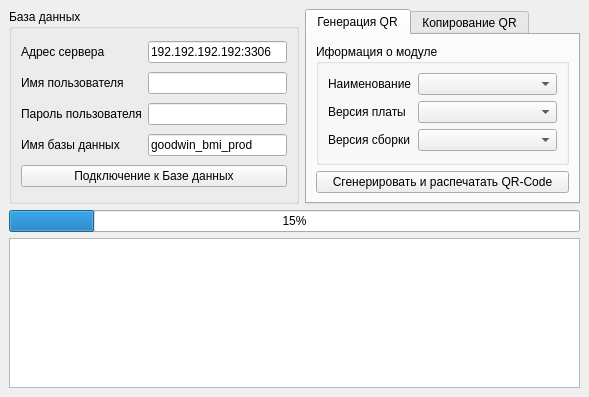
<?xml version="1.0" encoding="UTF-8"?>
<ui version="4.0">
 <class>PrintQR</class>
 <widget class="QMainWindow" name="PrintQR">
  <property name="geometry">
   <rect>
    <x>0</x>
    <y>0</y>
    <width>589</width>
    <height>385</height>
   </rect>
  </property>
  <property name="windowTitle">
   <string>QRprint</string>
  </property>
  <property name="autoFillBackground">
   <bool>false</bool>
  </property>
  <property name="iconSize">
   <size>
    <width>24</width>
    <height>24</height>
   </size>
  </property>
  <widget class="QWidget" name="centralwidget">
   <layout class="QGridLayout" name="gridLayout">
    <item row="0" column="0">
     <widget class="QGroupBox" name="GroupBD">
      <property name="minimumSize">
       <size>
        <width>290</width>
        <height>180</height>
       </size>
      </property>
      <property name="maximumSize">
       <size>
        <width>16777215</width>
        <height>250</height>
       </size>
      </property>
      <property name="font">
       <font>
        <weight>50</weight>
        <bold>false</bold>
       </font>
      </property>
      <property name="title">
       <string>База данных</string>
      </property>
      <property name="flat">
       <bool>false</bool>
      </property>
      <property name="checkable">
       <bool>false</bool>
      </property>
      <property name="checked">
       <bool>false</bool>
      </property>
      <layout class="QGridLayout" name="gridLayout_6">
       <item row="0" column="0">
        <widget class="QLabel" name="LabelHost">
         <property name="text">
          <string>Адрес сервера</string>
         </property>
        </widget>
       </item>
       <item row="0" column="1">
        <widget class="QLineEdit" name="InputHost">
         <property name="minimumSize">
          <size>
           <width>100</width>
           <height>0</height>
          </size>
         </property>
         <property name="text">
          <string>192.192.192.192:3306</string>
         </property>
        </widget>
       </item>
       <item row="1" column="0">
        <widget class="QLabel" name="LabelUser">
         <property name="text">
          <string>Имя пользователя</string>
         </property>
        </widget>
       </item>
       <item row="1" column="1">
        <widget class="QLineEdit" name="InputUser">
         <property name="minimumSize">
          <size>
           <width>100</width>
           <height>0</height>
          </size>
         </property>
        </widget>
       </item>
       <item row="2" column="0">
        <widget class="QLabel" name="LabelPass">
         <property name="text">
          <string>Пароль пользователя</string>
         </property>
        </widget>
       </item>
       <item row="2" column="1">
        <widget class="QLineEdit" name="InputPass">
         <property name="sizePolicy">
          <sizepolicy hsizetype="Expanding" vsizetype="Fixed">
           <horstretch>0</horstretch>
           <verstretch>0</verstretch>
          </sizepolicy>
         </property>
         <property name="minimumSize">
          <size>
           <width>100</width>
           <height>0</height>
          </size>
         </property>
         <property name="text">
          <string/>
         </property>
        </widget>
       </item>
       <item row="3" column="0">
        <widget class="QLabel" name="LabelBD">
         <property name="text">
          <string>Имя базы данных</string>
         </property>
        </widget>
       </item>
       <item row="3" column="1">
        <widget class="QLineEdit" name="InputBD">
         <property name="minimumSize">
          <size>
           <width>110</width>
           <height>0</height>
          </size>
         </property>
         <property name="autoFillBackground">
          <bool>false</bool>
         </property>
         <property name="text">
          <string>goodwin_bmi_prod</string>
         </property>
         <property name="frame">
          <bool>true</bool>
         </property>
         <property name="dragEnabled">
          <bool>false</bool>
         </property>
         <property name="readOnly">
          <bool>true</bool>
         </property>
        </widget>
       </item>
       <item row="4" column="0" colspan="2">
        <widget class="QPushButton" name="ConnectBD">
         <property name="text">
          <string>Подключение к Базе данных</string>
         </property>
        </widget>
       </item>
      </layout>
     </widget>
    </item>
    <item row="0" column="1">
     <widget class="QTabWidget" name="TabsQR">
      <property name="currentIndex">
       <number>0</number>
      </property>
      <widget class="QWidget" name="TabGeneraton">
       <attribute name="title">
        <string>Генерация QR</string>
       </attribute>
       <layout class="QGridLayout" name="gridLayout_3">
        <item row="1" column="0">
         <widget class="QPushButton" name="PushGenPrintQR">
          <property name="text">
           <string>Сгенерировать и распечатать QR-Code</string>
          </property>
         </widget>
        </item>
        <item row="0" column="0">
         <widget class="QGroupBox" name="GroupMod">
          <property name="title">
           <string>Иформация о модуле</string>
          </property>
          <layout class="QFormLayout" name="formLayout_2">
           <item row="0" column="0">
            <widget class="QLabel" name="LabelNameMod">
             <property name="text">
              <string>Наименование</string>
             </property>
            </widget>
           </item>
           <item row="0" column="1">
            <widget class="QComboBox" name="BoxNameMod">
             <property name="minimumSize">
              <size>
               <width>15</width>
               <height>0</height>
              </size>
             </property>
            </widget>
           </item>
           <item row="1" column="0">
            <widget class="QLabel" name="LabelBoardVer">
             <property name="text">
              <string>Версия платы</string>
             </property>
            </widget>
           </item>
           <item row="1" column="1">
            <widget class="QComboBox" name="BoxBoardVer">
             <property name="minimumSize">
              <size>
               <width>15</width>
               <height>0</height>
              </size>
             </property>
            </widget>
           </item>
           <item row="2" column="0">
            <widget class="QLabel" name="LabelBuildVer">
             <property name="text">
              <string>Версия сборки</string>
             </property>
            </widget>
           </item>
           <item row="2" column="1">
            <widget class="QComboBox" name="BoxBuildVer">
             <property name="enabled">
              <bool>true</bool>
             </property>
             <property name="minimumSize">
              <size>
               <width>15</width>
               <height>0</height>
              </size>
             </property>
            </widget>
           </item>
          </layout>
         </widget>
        </item>
       </layout>
      </widget>
      <widget class="QWidget" name="TabCopy">
       <attribute name="title">
        <string>Копирование QR</string>
       </attribute>
       <layout class="QGridLayout" name="gridLayout_4">
        <item row="4" column="0">
         <widget class="QPushButton" name="ManualPush">
          <property name="minimumSize">
           <size>
            <width>0</width>
            <height>0</height>
           </size>
          </property>
          <property name="maximumSize">
           <size>
            <width>16777215</width>
            <height>16777215</height>
           </size>
          </property>
          <property name="text">
           <string>Напечатать копию QR-code</string>
          </property>
         </widget>
        </item>
        <item row="2" column="0">
         <widget class="QLineEdit" name="ManualNumber">
          <property name="enabled">
           <bool>true</bool>
          </property>
          <property name="minimumSize">
           <size>
            <width>0</width>
            <height>0</height>
           </size>
          </property>
          <property name="text">
           <string/>
          </property>
         </widget>
        </item>
        <item row="0" column="0">
         <widget class="QLabel" name="text">
          <property name="text">
           <string>&lt;html&gt;&lt;head/&gt;&lt;body&gt;&lt;p&gt;Отсканируйте QR-code с помощью сканера,&lt;br/&gt; или введите идентификатор вручную.&lt;/p&gt;&lt;/body&gt;&lt;/html&gt;</string>
          </property>
         </widget>
        </item>
        <item row="3" column="0">
         <widget class="QLabel" name="label">
          <property name="text">
           <string/>
          </property>
         </widget>
        </item>
       </layout>
      </widget>
     </widget>
    </item>
    <item row="1" column="0" colspan="2">
     <widget class="QProgressBar" name="ProgressBar">
      <property name="value">
       <number>15</number>
      </property>
     </widget>
    </item>
    <item row="2" column="0" colspan="2">
     <widget class="QTextBrowser" name="TextBrowser">
      <property name="minimumSize">
       <size>
        <width>0</width>
        <height>150</height>
       </size>
      </property>
     </widget>
    </item>
   </layout>
  </widget>
 </widget>
 <resources/>
 <connections/>
</ui>
